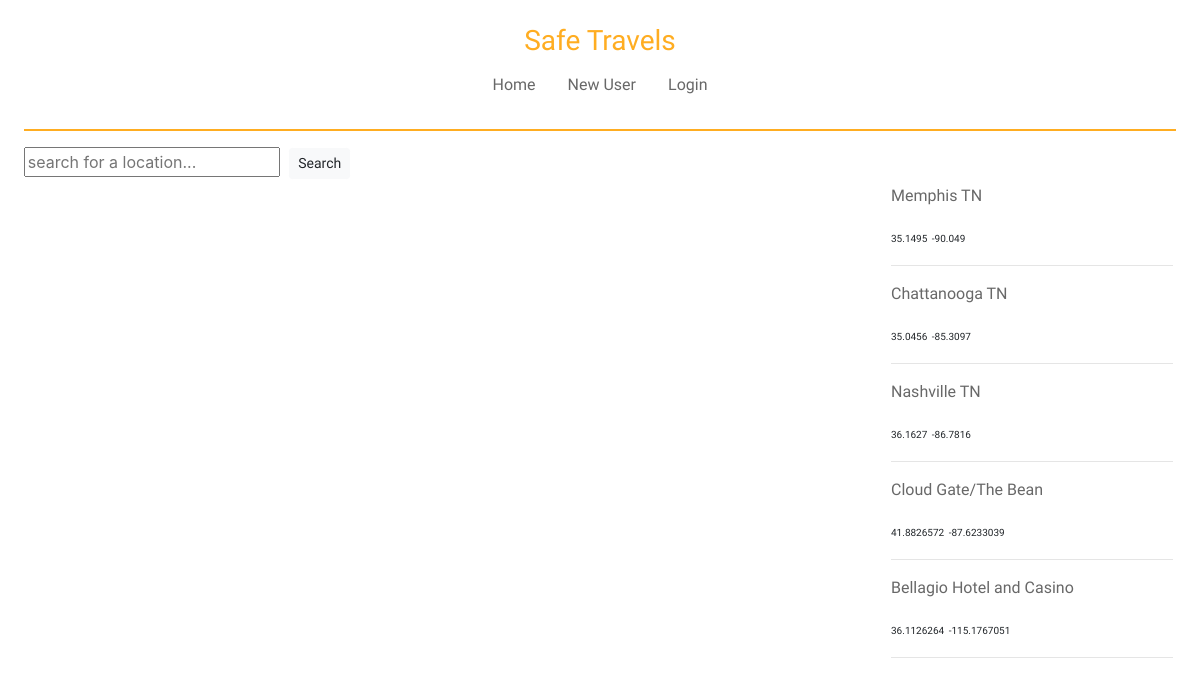
The app's page /, older data.
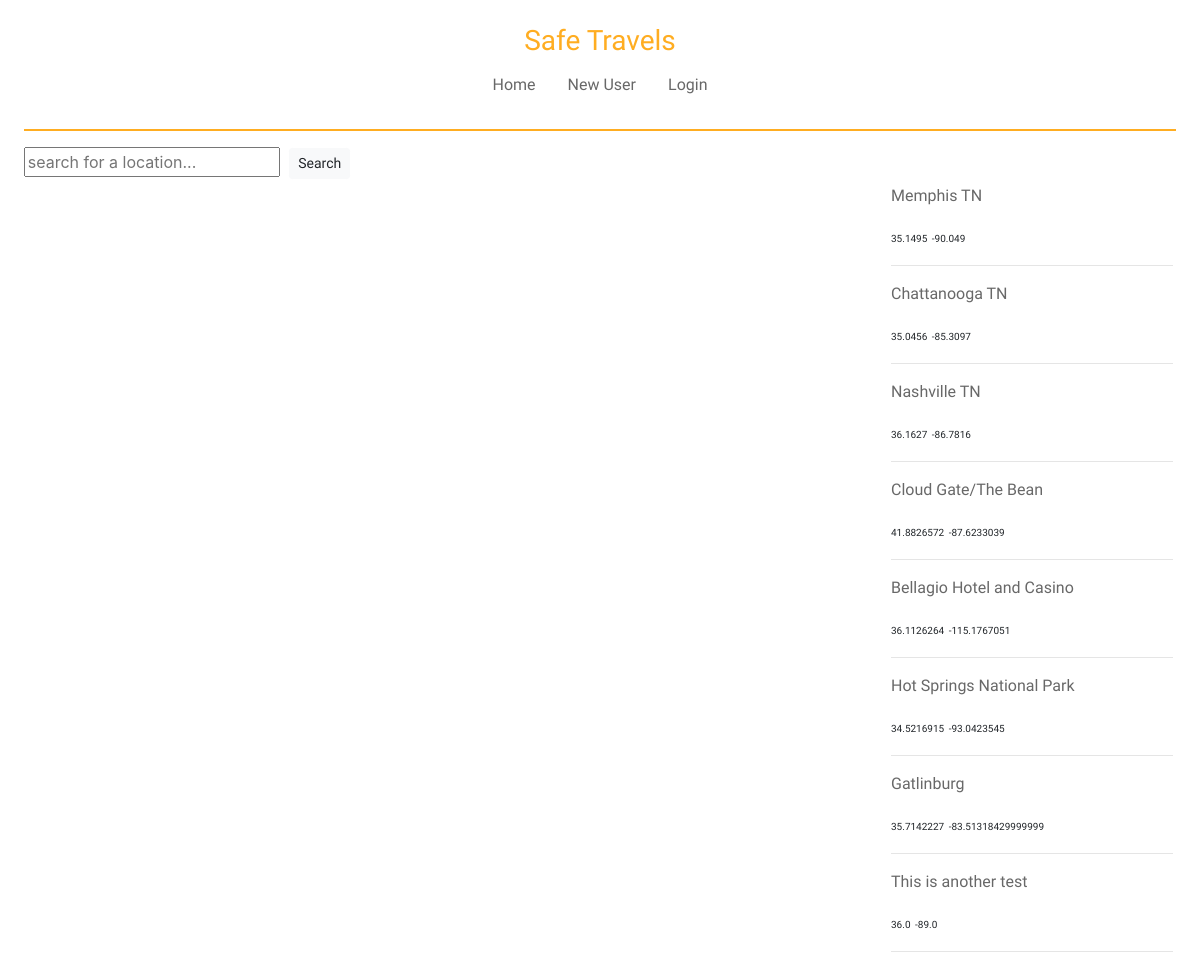
The same page, newer data.
### travelApp/models.py (models this page shows, shortened)
class LocationLog(models.Model):
    location = models.CharField(max_length=500, default='')
    location_lat = models.FloatField(default=0)
    location_long = models.FloatField(default=0)
    date_of_visit = models.DateField(default=date.today)
    summary = models.TextField(default='')
    safety = models.PositiveSmallIntegerField(default=1)
    affordability = models.PositiveSmallIntegerField(default=1)
    accessibility = models.PositiveSmallIntegerField(default=1)
    image = models.ImageField(upload_to='images', null=True, blank=True)
    userModel_fk = models.ForeignKey(UserModel, on_delete=models.CASCADE, null=True, blank=True)

### travelApp/views.py (the view)
# urls.py: path('', views.index, name='index'),
def index(request):
    locationLogs = LocationLog.objects.all()
    context = {
        'allLogs': locationLogs
    }
    return render(request, 'travelApp/index.html', context)

### travelApp/templates/travelApp/index.html (shortened to what this page needs)
{% extends 'travelApp/base.html' %}
{% block content %}
<form class="searchBar" action="{% url 'searchLocation' %}" method="POST">
    <input type="text" name="searchBar" placeholder="search for a location...">
    <button type="submit" class="btn btn-light btn-sm">Search</button>
</form>
<div class="mapAndLogs">
    <div id="map"></div>
    <div class="listLogs">
        {% for logs in allLogs %}
        <a href="{% url 'logDetails' logs.id %}"><p class="locationName">{{logs.location}}</p></a>
        <p class="lat">{{logs.location_lat}}</p>
        <p class="long">{{logs.location_long}}</p>
        <hr>
        {% endfor %}
    </div>
</div>
{% endblock %}

### travelApp/templates/travelApp/base.html (shortened to what this page needs)
<!DOCTYPE html>
<html lang="en">
<head>
    {% load static %}
    <link rel="stylesheet" href="../../static/travelApp/css/bootstrap.css">
    <link rel="stylesheet" href="../../static/travelApp/css/base.css">
</head>
<body>
<nav>
    {% if request.user.is_authenticated %}
    <h3>Safe Travels</h3>
    <ul class="nav justify-content-center">
        <li class="nav-item">
            <a class="nav-link" href="{% url 'index' %}">Home</a>
        </li>
        <li class="nav-item">
            <a class="nav-link" href="{% url 'myLogs' %}">Profile</a>
        </li>
        <li class="nav-item">
            <a class="nav-link" href="{% url 'logout' %}">Logout</a>
        </li>
    </ul>
    {% else %}
    <h3>Safe Travels</h3>
    <ul class="nav justify-content-center">
        <li class="nav-item">
            <a class="nav-link" href="{% url 'index' %}">Home</a>
        </li>
        <li class="nav-item">
            <a class="nav-link" href="{% url 'newUser' %}">New User</a>
        </li>
        <li class="nav-item">
            <a class="nav-link" href="{% url 'login' %}">Login</a>
        </li>
    </ul>
    <br>
    {% endif %}
</nav>
{% block content %}
{% endblock %}
</body>
</html>

### travelApp/static/travelApp/css/base.css (style rules this page uses)
html, body { height: 100%; margin: 1%; }
nav { border-bottom: rgba(255, 173, 33, 1) 2px solid; margin-bottom: 1%; }
li { font-family: 'Quicksand', sans-serif; }
hr { color: rgba(255, 173, 33, 1); }
a { font-family: 'Quicksand', sans-serif; color: rgb(104, 104, 104); }
button { font-family: 'Quicksand', sans-serif; margin: 5px; }
h3 { align-content: center; text-align: center; font-family: 'Ultra', serif; color: rgb(255, 173, 33) }
p { font-family: 'Quicksand', sans-serif; }
.lat, .long { font-size: 10px; display: inline; }
.mapAndLogs { display: grid; grid-template-columns: 3fr 1fr; height: 80%; }
#map { height: 80%; grid-column: 1; grid-row: 1; margin: 1% 1% 0 0; position: -webkit-sticky; position: sticky; }
.listLogs { grid-column: 2; grid-row: 1; margin: 0 1% 0 1%; }

Row changes from the older to the newer data that the page shows:
added LocationLog: location "Hot Springs National Park", location_lat "34.5216915", location_long "-93.0423545"
added LocationLog: location "Gatlinburg", location_lat "35.7142227", location_long "-83.51318429999999"
added LocationLog: location "This is another test", location_lat "36.0", location_long "-89.0"
